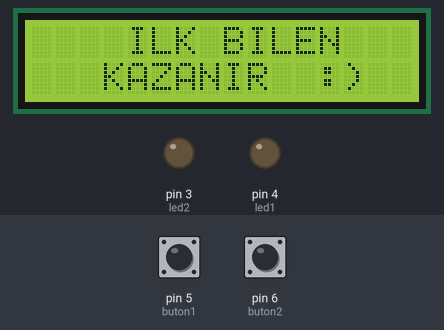
The sketch below on a simulated Arduino Uno, built with avr-gcc and run on an emulated ATmega328P. Parts: 16×2 character LCD, output pins drawn as LEDs (lit = HIGH). The test bench sets the inputs (shaded band); at power-on: pin 5 (buton1) LOW, pin 6 (buton2) LOW.

Above: at 1.2 s.
1.3 s: pin 5 (buton1) pulled HIGH for 0.15 s
At 1.6 s:
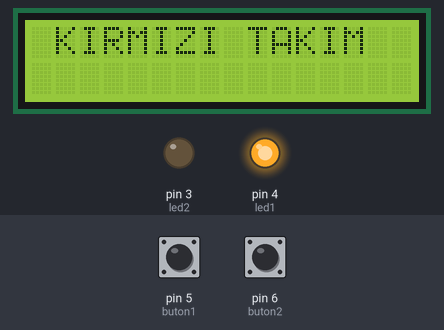
4.4 s: pin 6 (buton2) pulled HIGH for 3.2 s
At 7.3 s:
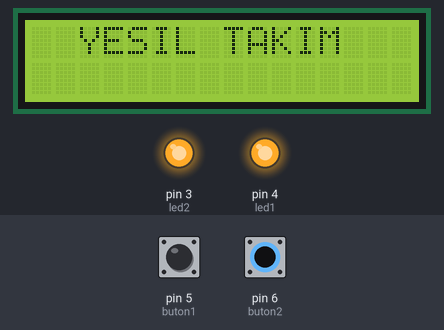
9.1 s: pin 5 (buton1) pulled HIGH for 3.2 s
At 11.8 s:
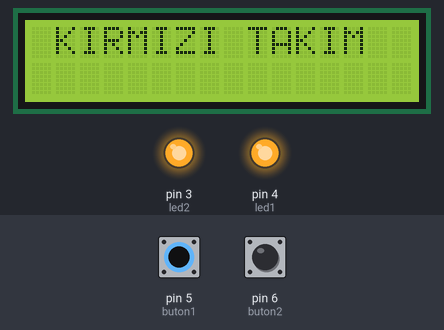
Timing chart, 0 to 17.9 s (numbered marks = the images above; inputs shaded):
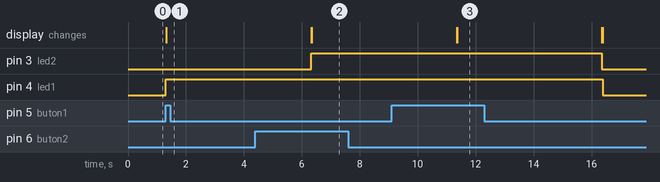

Measured:
- after the input at 1.3 s, pin 4 (led1): LOW → HIGH at once; the display: changes at once (image 1)
- after the input at 4.4 s, pin 3 (led2): LOW → HIGH after 1.9 s; pin 4 (led1): stays HIGH (without the input it goes to LOW after 1.9 s); the display: first differs from a run without the input after 1.9 s (image 2)
- after the input at 9.1 s, pin 3 (led2): HIGH → LOW after 7.3 s instead of 2.3 s; pin 4 (led1): HIGH → LOW after 7.3 s instead of 2.2 s; the display: first differs from a run without the input after 2.3 s (image 3)

The sketch:

buton_ile_yarisma_oyunu.ino
```cpp
#include <LiquidCrystal_I2C.h>
LiquidCrystal_I2C lcd(0x27, 16, 2);
int buton1 = 5;
int buton2 = 6;
int led1 = 4;
int led2 = 3;

void setup() {
  pinMode(buton1, INPUT);
  pinMode(buton2, INPUT);
  pinMode(led1, OUTPUT);
  pinMode(led2, OUTPUT);
  lcd.begin();


}

void loop() {
  if (digitalRead(buton1) == HIGH) {
    digitalWrite(led1, HIGH);
    lcd.clear();
    lcd.setCursor(1, 0);
    lcd.print("KIRMIZI TAKIM");
    delay(5000);
    lcd.clear();
    digitalWrite(led2, LOW);


  }
  else if (digitalRead(buton2) == HIGH) {
    digitalWrite(led2, HIGH);
    lcd.clear();
    lcd.setCursor(2, 0);
    lcd.print("YESIL TAKIM");
    delay(5000);
    lcd.clear();
    digitalWrite(led1, LOW);
  }
  else {
    lcd.setCursor(4, 0);
    lcd.print("ILK BILEN");
    lcd.setCursor(3, 1);
    lcd.print("KAZANIR  :)");
    digitalWrite(led1, LOW);
    digitalWrite(led2, LOW);
  }

}
```
